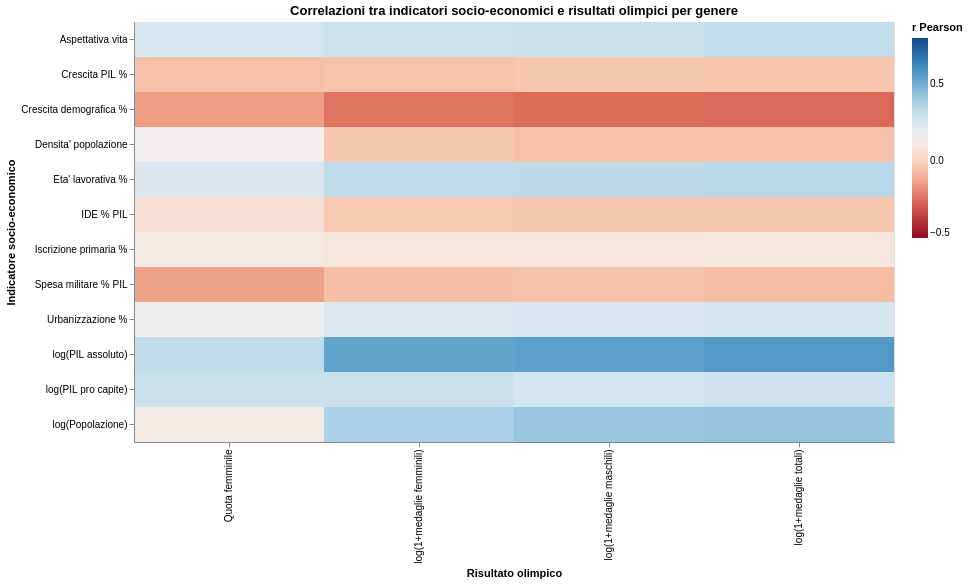

Write notebook code for a chart like this one.
### Code cell
corr_heatmap = (
    alt.Chart(corr_df)
    .mark_rect()
    .encode(
        x=alt.X("target:N", title="Risultato olimpico"),
        y=alt.Y("indicatore:N", title="Indicatore socio-economico"),
        color=alt.Color(
            "correlazione:Q",
            title="r Pearson",
            scale=alt.Scale(scheme="redblue", domain=[-0.5, 0.8]),
        ),
        tooltip=[
            alt.Tooltip("indicatore:N", title="Indicatore"),
            alt.Tooltip("target:N", title="Target"),
            alt.Tooltip("correlazione:Q", title="Correlazione", format=".3f"),
            alt.Tooltip("n:Q", title="Osservazioni", format=",.0f"),
        ],
    )
    .properties(width=760, height=420, title="Correlazioni tra indicatori socio-economici e risultati olimpici per genere")
)

corr_heatmap

### Figure 1 — Vega-Lite specification as saved in the notebook (floating-point values rounded to 4 significant figures)
{"config": {"view": {"continuousWidth": 300, "continuousHeight": 300}}, "data": {"name": "data-0b6adcc2e5785fa4e3db22c89b6dbb90"}, "mark": {"type": "rect"}, "encoding": {"color": {"field": "correlazione", "scale": {"domain": [-0.5, 0.8], "scheme": "redblue"}, "title": "r Pearson", "type": "quantitative"}, "tooltip": [{"field": "indicatore", "title": "Indicatore", "type": "nominal"}, {"field": "target", "title": "Target", "type": "nominal"}, {"field": "correlazione", "format": ".3f", "title": "Correlazione", "type": "quantitative"}, {"field": "n", "format": ",.0f", "title": "Osservazioni", "type": "quantitative"}], "x": {"field": "target", "title": "Risultato olimpico", "type": "nominal"}, "y": {"field": "indicatore", "title": "Indicatore socio-economico", "type": "nominal"}}, "height": 420, "title": "Correlazioni tra indicatori socio-economici e risultati olimpici per genere", "width": 760, "$schema": "https://vega.github.io/schema/vega-lite/v6.4.1.json", "datasets": {"data-0b6adcc2e5785fa4e3db22c89b6dbb90": [{"indicatore": "log(PIL assoluto)", "target": "log(1+medaglie maschili)", "correlazione": 0.5446, "n": 2628}, {"indicatore": "log(PIL assoluto)", "target": "log(1+medaglie femminili)", "correlazione": 0.5337, "n": 2628}, {"indicatore": "log(PIL assoluto)", "target": "log(1+medaglie totali)", "correlazione": 0.5688, "n": 2628}, {"indicatore": "log(PIL assoluto)", "target": "Quota femminile", "correlazione": 0.321, "n": 638}, {"indicatore": "log(PIL pro capite)", "target": "log(1+medaglie maschili)", "correlazione": 0.2701, "n": 2628}, {"indicatore": "log(PIL pro capite)", "target": "log(1+medaglie femminili)", "correlazione": 0.3018, "n": 2628}, {"indicatore": "log(PIL pro capite)", "target": "log(1+medaglie totali)", "correlazione": 0.2929, "n": 2628}, {"indicatore": "log(PIL pro capite)", "target": "Quota femminile", "correlazione": 0.3025, "n": 638}, {"indicatore": "log(Popolazione)", "target": "log(1+medaglie maschili)", "correlazione": 0.4182, "n": 3083}, {"indicatore": "log(Popolazione)", "target": "log(1+medaglie femminili)", "correlazione": 0.3815, "n": 3083}, {"indicatore": "log(Popolazione)", "target": "log(1+medaglie totali)", "correlazione": 0.4288, "n": 3083}, {"indicatore": "log(Popolazione)", "target": "Quota femminile", "correlazione": 0.1182, "n": 674}, {"indicatore": "Densita' popolazione", "target": "log(1+medaglie maschili)", "correlazione": -0.0579, "n": 2810}, {"indicatore": "Densita' popolazione", "target": "log(1+medaglie femminili)", "correlazione": -0.03809, "n": 2810}, {"indicatore": "Densita' popolazione", "target": "log(1+medaglie totali)", "correlazione": -0.05477, "n": 2810}, {"indicatore": "Densita' popolazione", "target": "Quota femminile", "correlazione": 0.1459, "n": 651}, {"indicatore": "Urbanizzazione %", "target": "log(1+medaglie maschili)", "correlazione": 0.2544, "n": 3090}, {"indicatore": "Urbanizzazione %", "target": "log(1+medaglie femminili)", "correlazione": 0.244, "n": 3090}, {"indicatore": "Urbanizzazione %", "target": "log(1+medaglie totali)", "correlazione": 0.2678, "n": 3090}, {"indicatore": "Urbanizzazione %", "target": "Quota femminile", "correlazione": 0.1625, "n": 674}, {"indicatore": "Aspettativa vita", "target": "log(1+medaglie maschili)", "correlazione": 0.3012, "n": 3083}, {"indicatore": "Aspettativa vita", "target": "log(1+medaglie femminili)", "correlazione": 0.2969, "n": 3083}, {"indicatore": "Aspettativa vita", "target": "log(1+medaglie totali)", "correlazione": 0.3193, "n": 3083}, {"indicatore": "Aspettativa vita", "target": "Quota femminile", "correlazione": 0.2594, "n": 674}, {"indicatore": "Iscrizione primaria %", "target": "log(1+medaglie maschili)", "correlazione": 0.0892, "n": 1946}, {"indicatore": "Iscrizione primaria %", "target": "log(1+medaglie femminili)", "correlazione": 0.09233, "n": 1946}, {"indicatore": "Iscrizione primaria %", "target": "log(1+medaglie totali)", "correlazione": 0.0962, "n": 1946}, {"indicatore": "Iscrizione primaria %", "target": "Quota femminile", "correlazione": 0.1271, "n": 413}, {"indicatore": "Eta' lavorativa %", "target": "log(1+medaglie maschili)", "correlazione": 0.3266, "n": 3090}, {"indicatore": "Eta' lavorativa %", "target": "log(1+medaglie femminili)", "correlazione": 0.3251, "n": 3090}, {"indicatore": "Eta' lavorativa %", "target": "log(1+medaglie totali)", "correlazione": 0.3429, "n": 3090}, {"indicatore": "Eta' lavorativa %", "target": "Quota femminile", "correlazione": 0.2485, "n": 674}, {"indicatore": "Crescita demografica %", "target": "log(1+medaglie maschili)", "correlazione": -0.2529, "n": 3083}, {"indicatore": "Crescita demografica %", "target": "log(1+medaglie femminili)", "correlazione": -0.2374, "n": 3083}, {"indicatore": "Crescita demografica %", "target": "log(1+medaglie totali)", "correlazione": -0.2623, "n": 3083}, {"indicatore": "Crescita demografica %", "target": "Quota femminile", "correlazione": -0.1479, "n": 674}, {"indicatore": "Crescita PIL %", "target": "log(1+medaglie maschili)", "correlazione": -0.038, "n": 2598}, {"indicatore": "Crescita PIL %", "target": "log(1+medaglie femminili)", "correlazione": -0.04867, "n": 2598}, {"indicatore": "Crescita PIL %", "target": "log(1+medaglie totali)", "correlazione": -0.04389, "n": 2598}, {"indicatore": "Crescita PIL %", "target": "Quota femminile", "correlazione": -0.0547, "n": 637}, {"indicatore": "Spesa militare % PIL", "target": "log(1+medaglie maschili)", "correlazione": -0.05184, "n": 1869}, {"indicatore": "Spesa militare % PIL", "target": "log(1+medaglie femminili)", "correlazione": -0.06021, "n": 1869}, {"indicatore": "Spesa militare % PIL", "target": "log(1+medaglie totali)", "correlazione": -0.06553, "n": 1869}, {"indicatore": "Spesa militare % PIL", "target": "Quota femminile", "correlazione": -0.1376, "n": 603}, {"indicatore": "IDE % PIL", "target": "log(1+medaglie maschili)", "correlazione": -0.03823, "n": 2151}, {"indicatore": "IDE % PIL", "target": "log(1+medaglie femminili)", "correlazione": -0.02943, "n": 2151}, {"indicatore": "IDE % PIL", "target": "log(1+medaglie totali)", "correlazione": -0.0383, "n": 2151}, {"indicatore": "IDE % PIL", "target": "Quota femminile", "correlazione": 0.06017, "n": 569}]}}
